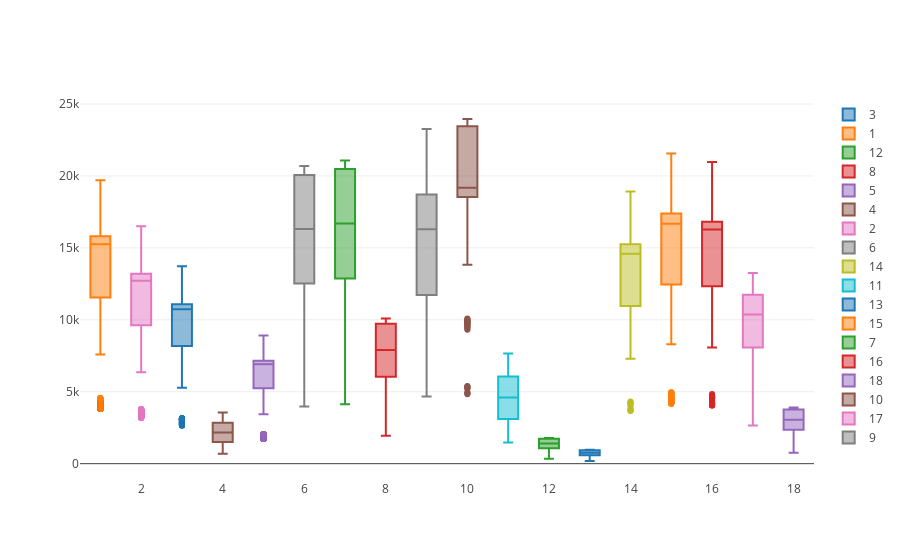

The notebook cell this image was saved under:
### Code cell
#Теперь сравним покупки по категориям продуктов

data = []

for product in df.Product_Category_1.unique():
    data.append(
        go.Box(y=df[df.Product_Category_1==product].Purchase, 
               name=product)
    )
iplot(data, show_link = False)

### Figure 1 — Plotly figure (JSON) as saved in the notebook; plotly's stock layout.template omitted (floating-point values rounded to 4 significant figures; data arrays with more than 128 entries replaced by an {"elided": "..."} marker saying what was removed)
{"data": [{"name": "3", "type": "box", "uid": "d36dbee8-d3c7-11e8-8153-c0f8daa10c0e", "y": {"elided": "1968 int values"}}, {"name": "1", "type": "box", "uid": "d36dbee9-d3c7-11e8-b377-c0f8daa10c0e", "y": {"elided": "13587 int values"}}, {"name": "12", "type": "box", "uid": "d36dbeea-d3c7-11e8-b909-c0f8daa10c0e", "y": {"elided": "380 int values"}}, {"name": "8", "type": "box", "uid": "d36dbeeb-d3c7-11e8-a9c7-c0f8daa10c0e", "y": {"elided": "11268 int values"}}, {"name": "5", "type": "box", "uid": "d36dbeec-d3c7-11e8-80c3-c0f8daa10c0e", "y": {"elided": "15075 int values"}}, {"name": "4", "type": "box", "uid": "d36dbeed-d3c7-11e8-b844-c0f8daa10c0e", "y": {"elided": "1131 int values"}}, {"name": "2", "type": "box", "uid": "d36dbeee-d3c7-11e8-a8fc-c0f8daa10c0e", "y": {"elided": "2339 int values"}}, {"name": "6", "type": "box", "uid": "d36dbeef-d3c7-11e8-8f60-c0f8daa10c0e", "y": {"elided": "1960 int values"}}, {"name": "14", "type": "box", "uid": "d36dbef0-d3c7-11e8-9c4d-c0f8daa10c0e", "y": {"elided": "158 int values"}}, {"name": "11", "type": "box", "uid": "d36dbef1-d3c7-11e8-8900-c0f8daa10c0e", "y": {"elided": "2479 int values"}}, {"name": "13", "type": "box", "uid": "d36dbef2-d3c7-11e8-a1aa-c0f8daa10c0e", "y": {"elided": "513 int values"}}, {"name": "15", "type": "box", "uid": "d36dbef3-d3c7-11e8-8e24-c0f8daa10c0e", "y": {"elided": "613 int values"}}, {"name": "7", "type": "box", "uid": "d36dbef4-d3c7-11e8-9947-c0f8daa10c0e", "y": {"elided": "361 int values"}}, {"name": "16", "type": "box", "uid": "d36dbef5-d3c7-11e8-b111-c0f8daa10c0e", "y": {"elided": "926 int values"}}, {"name": "18", "type": "box", "uid": "d36dbef6-d3c7-11e8-ba53-c0f8daa10c0e", "y": {"elided": "282 int values"}}, {"name": "10", "type": "box", "uid": "d36dbef7-d3c7-11e8-98c8-c0f8daa10c0e", "y": {"elided": "493 int values"}}, {"name": "17", "type": "box", "uid": "d36dbef8-d3c7-11e8-bec4-c0f8daa10c0e", "y": [10322, 5511, 10366, 10549, 10393, 10249, 5498, 10714, 13083, 12995, 12767, 10347, 13193, 12857, 10482, 12814, 10275, 8050, 12834, 10334, 10613, 10601, 8093, 10227, 12962, 10501, 10240, 8090, 10673, 7872, 10516, 13081, 2658, 5222, 12840, 12839, 10606, 7809, 10245, 10355, 7931, 10358, 8014, 8007, 10604, 10378, 13251, 7787, 8037, 8102, 2844, 10283, 10586, 13153, 13107, 7674]}, {"name": "9", "type": "box", "uid": "d36dbef9-d3c7-11e8-85d3-c0f8daa10c0e", "y": [9662, 18362, 9282, 13809, 18339, 18264, 18632, 9847, 14084, 4706, 4980, 9182, 13594, 18789, 18837, 23267, 14302, 5195, 18377, 18740, 18697, 18547, 18451, 13725, 23006, 18672, 14321, 22795, 13778, 13809, 22719, 18360, 18783, 14060, 9126, 4665, 5321, 13638, 18837, 23265]}], "layout": {}}
